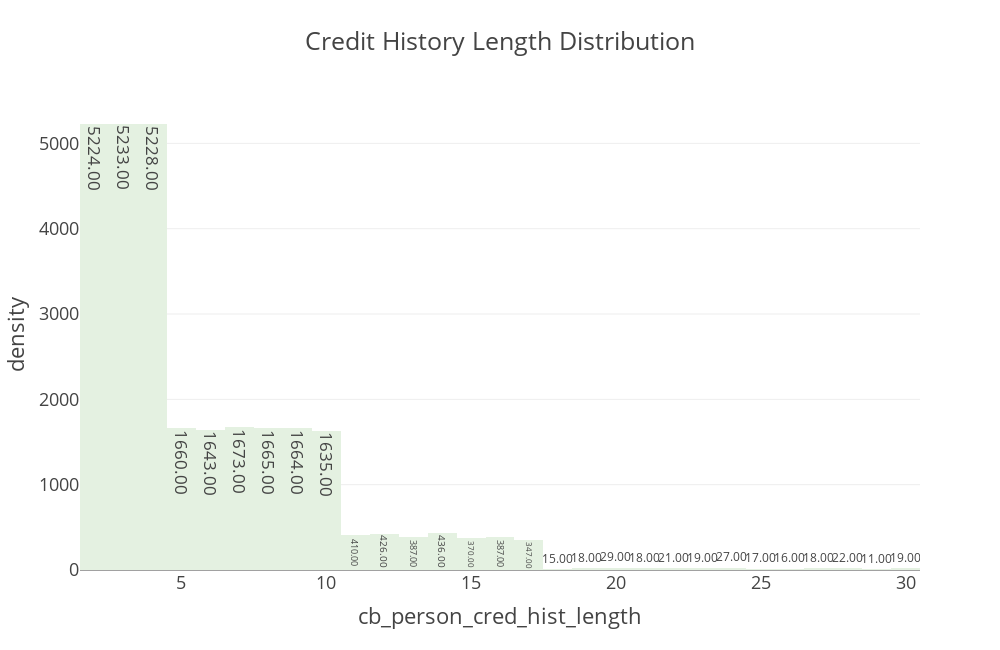

The cell this chart's notebook holds for it:
### Code cell
#Plotly histogram to see distribution of credit history lengths
fig=px.histogram(df, x = 'cb_person_cred_hist_length',histnorm = 'density', 
                 text_auto = '.2f',template = 'presentation', title = 'Credit History Length Distribution',
                 color_discrete_sequence=px.colors.sequential.Mint)
fig.update_layout()

fig.update_layout(width=1000, height=650)

fig.show()

### Figure 1 — Plotly figure (JSON) as saved in the notebook; plotly's stock layout.template omitted (floating-point values rounded to 4 significant figures; data arrays with more than 128 entries replaced by an {"elided": "..."} marker saying what was removed)
{"data": [{"bingroup": "x", "histnorm": "density", "hovertemplate": "cb_person_cred_hist_length=%{x}<br>density=%{y}<extra></extra>", "legendgroup": "", "marker": {"color": "rgb(228, 241, 225)", "pattern": {"shape": ""}}, "name": "", "orientation": "v", "showlegend": false, "texttemplate": "%{value:.2f}", "type": "histogram", "x": {"elided": "28638 int values"}, "xaxis": "x", "yaxis": "y"}], "layout": {"barmode": "relative", "height": 650, "legend": {"tracegroupgap": 0}, "title": {"text": "Credit History Length Distribution"}, "width": 1000, "xaxis": {"anchor": "y", "domain": [0, 1], "title": {"text": "cb_person_cred_hist_length"}}, "yaxis": {"anchor": "x", "domain": [0, 1], "title": {"text": "density"}}}}
